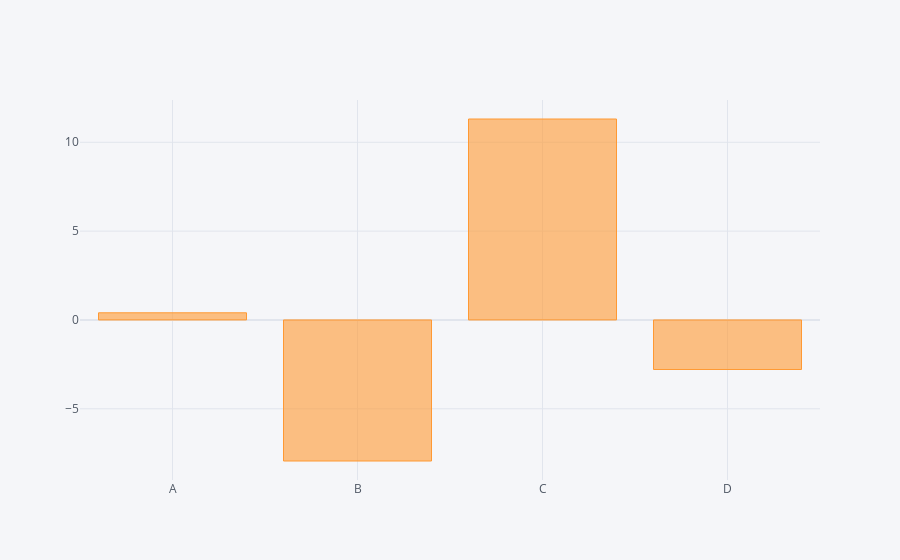

The notebook cell this image was saved under:
### Code cell
df1.sum().iplot(kind='bar')

### Figure 1 — Plotly figure (JSON) as saved in the notebook; plotly's stock layout.template omitted (floating-point values rounded to 4 significant figures)
{"data": [{"marker": {"color": "rgba(255, 153, 51, 0.6)", "line": {"color": "rgba(255, 153, 51, 1.0)", "width": 1}}, "name": "None", "orientation": "v", "text": "", "type": "bar", "x": ["A", "B", "C", "D"], "y": [0.4009, -7.939, 11.31, -2.789]}], "layout": {"legend": {"bgcolor": "#F5F6F9", "font": {"color": "#4D5663"}}, "paper_bgcolor": "#F5F6F9", "plot_bgcolor": "#F5F6F9", "title": {"font": {"color": "#4D5663"}}, "xaxis": {"gridcolor": "#E1E5ED", "showgrid": true, "tickfont": {"color": "#4D5663"}, "title": {"font": {"color": "#4D5663"}, "text": ""}, "zerolinecolor": "#E1E5ED"}, "yaxis": {"gridcolor": "#E1E5ED", "showgrid": true, "tickfont": {"color": "#4D5663"}, "title": {"font": {"color": "#4D5663"}, "text": ""}, "zerolinecolor": "#E1E5ED"}}}
